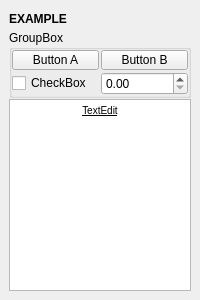
<?xml version="1.0" encoding="UTF-8"?>
<ui version="4.0">
 <class>QtUi</class>
 <widget class="QMainWindow" name="QtUi">
  <property name="enabled">
   <bool>true</bool>
  </property>
  <property name="geometry">
   <rect>
    <x>0</x>
    <y>0</y>
    <width>200</width>
    <height>300</height>
   </rect>
  </property>
  <property name="tabShape">
   <enum>QTabWidget::Triangular</enum>
  </property>
  <property name="dockNestingEnabled">
   <bool>true</bool>
  </property>
  <property name="dockOptions">
   <set>QMainWindow::AllowNestedDocks|QMainWindow::AllowTabbedDocks|QMainWindow::AnimatedDocks|QMainWindow::ForceTabbedDocks</set>
  </property>
  <widget class="QWidget" name="central_widget">
   <property name="minimumSize">
    <size>
     <width>200</width>
     <height>130</height>
    </size>
   </property>
   <layout class="QVBoxLayout" name="verticalLayout">
    <property name="spacing">
     <number>1</number>
    </property>
    <item>
     <layout class="QVBoxLayout" name="verticalLayout_1">
      <property name="spacing">
       <number>1</number>
      </property>
      <item>
       <widget class="Header" name="header">
        <property name="sizePolicy">
         <sizepolicy hsizetype="Preferred" vsizetype="Fixed">
          <horstretch>0</horstretch>
          <verstretch>0</verstretch>
         </sizepolicy>
        </property>
        <property name="minimumSize">
         <size>
          <width>0</width>
          <height>20</height>
         </size>
        </property>
        <property name="maximumSize">
         <size>
          <width>16777215</width>
          <height>20</height>
         </size>
        </property>
        <property name="font">
         <font>
          <weight>75</weight>
          <bold>true</bold>
         </font>
        </property>
        <property name="text">
         <string>EXAMPLE</string>
        </property>
       </widget>
      </item>
      <item>
       <widget class="QGroupBox" name="groupBox">
        <property name="sizePolicy">
         <sizepolicy hsizetype="Preferred" vsizetype="Fixed">
          <horstretch>0</horstretch>
          <verstretch>0</verstretch>
         </sizepolicy>
        </property>
        <property name="title">
         <string>GroupBox</string>
        </property>
        <layout class="QGridLayout" name="gridLayout">
         <property name="leftMargin">
          <number>0</number>
         </property>
         <property name="topMargin">
          <number>0</number>
         </property>
         <property name="rightMargin">
          <number>0</number>
         </property>
         <property name="bottomMargin">
          <number>0</number>
         </property>
         <property name="spacing">
          <number>2</number>
         </property>
         <item row="0" column="0">
          <widget class="PushButton" name="button_a">
           <property name="minimumSize">
            <size>
             <width>0</width>
             <height>20</height>
            </size>
           </property>
           <property name="maximumSize">
            <size>
             <width>999</width>
             <height>20</height>
            </size>
           </property>
           <property name="layoutDirection">
            <enum>Qt::RightToLeft</enum>
           </property>
           <property name="text">
            <string>Button A</string>
           </property>
           <property name="autoDefault">
            <bool>false</bool>
           </property>
           <property name="default">
            <bool>false</bool>
           </property>
           <property name="flat">
            <bool>false</bool>
           </property>
           <property name="bnabled" stdset="0">
            <bool>true</bool>
           </property>
          </widget>
         </item>
         <item row="1" column="0">
          <widget class="QCheckBox" name="checkbox">
           <property name="text">
            <string>CheckBox</string>
           </property>
          </widget>
         </item>
         <item row="0" column="2">
          <widget class="PushButton" name="button_b">
           <property name="minimumSize">
            <size>
             <width>0</width>
             <height>20</height>
            </size>
           </property>
           <property name="maximumSize">
            <size>
             <width>999</width>
             <height>20</height>
            </size>
           </property>
           <property name="layoutDirection">
            <enum>Qt::RightToLeft</enum>
           </property>
           <property name="text">
            <string>Button B</string>
           </property>
           <property name="autoDefault">
            <bool>false</bool>
           </property>
           <property name="default">
            <bool>false</bool>
           </property>
           <property name="flat">
            <bool>false</bool>
           </property>
           <property name="bnabled" stdset="0">
            <bool>true</bool>
           </property>
          </widget>
         </item>
         <item row="1" column="2">
          <widget class="DoubleSpinBox" name="spinbox"/>
         </item>
        </layout>
       </widget>
      </item>
      <item>
       <widget class="QTextEdit" name="textedit">
        <property name="sizePolicy">
         <sizepolicy hsizetype="Expanding" vsizetype="Ignored">
          <horstretch>0</horstretch>
          <verstretch>0</verstretch>
         </sizepolicy>
        </property>
        <property name="verticalScrollBarPolicy">
         <enum>Qt::ScrollBarAlwaysOff</enum>
        </property>
        <property name="html">
         <string>&lt;!DOCTYPE HTML PUBLIC &quot;-//W3C//DTD HTML 4.0//EN&quot; &quot;http://www.w3.org/TR/REC-html40/strict.dtd&quot;&gt;
&lt;html&gt;&lt;head&gt;&lt;meta name=&quot;qrichtext&quot; content=&quot;1&quot; /&gt;&lt;style type=&quot;text/css&quot;&gt;
p, li { white-space: pre-wrap; }
&lt;/style&gt;&lt;/head&gt;&lt;body style=&quot; font-family:'MS Shell Dlg 2'; font-size:7.85455pt; font-weight:400; font-style:normal;&quot;&gt;
&lt;p align=&quot;center&quot; style=&quot; margin-top:0px; margin-bottom:0px; margin-left:0px; margin-right:0px; -qt-block-indent:0; text-indent:0px;&quot;&gt;&lt;span style=&quot; font-size:7.85455pt; text-decoration: underline;&quot;&gt;TextEdit&lt;/span&gt;&lt;/p&gt;&lt;/body&gt;&lt;/html&gt;</string>
        </property>
       </widget>
      </item>
     </layout>
    </item>
   </layout>
  </widget>
 </widget>
 <customwidgets>
  <customwidget>
   <class>Header</class>
   <extends>QLabel</extends>
   <header>uitk.widgets.header.Header.h</header>
  </customwidget>
  <customwidget>
   <class>PushButton</class>
   <extends>QPushButton</extends>
   <header>widgets.pushbutton.h</header>
  </customwidget>
  <customwidget>
   <class>DoubleSpinBox</class>
   <extends>QDoubleSpinBox</extends>
   <header>widgets.doublespinbox.h</header>
  </customwidget>
 </customwidgets>
 <resources/>
 <connections/>
 <designerdata>
  <property name="gridDeltaX">
   <number>5</number>
  </property>
  <property name="gridDeltaY">
   <number>5</number>
  </property>
  <property name="gridSnapX">
   <bool>true</bool>
  </property>
  <property name="gridSnapY">
   <bool>true</bool>
  </property>
  <property name="gridVisible">
   <bool>true</bool>
  </property>
 </designerdata>
</ui>
